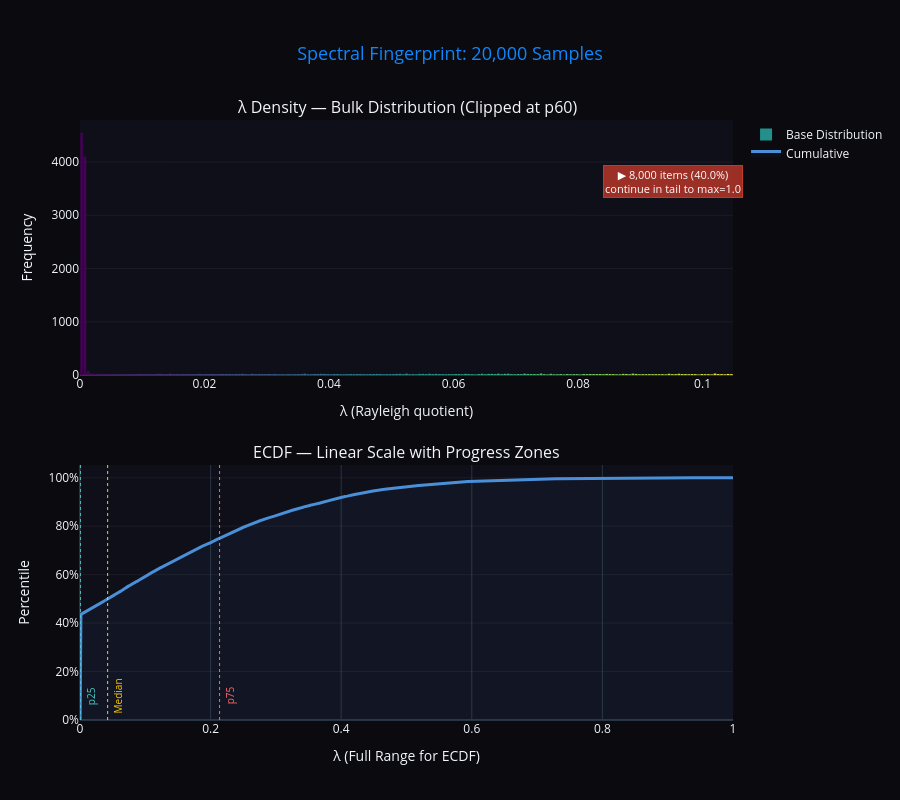

The notebook cell this image was saved under:
### Markdown cell above
### Lambdas distribution

### Code cell
import numpy as np
import plotly.graph_objects as go
from plotly.subplots import make_subplots

# Using your stats from the image_f3e3db.png terminal output
# mean: 0.128270, median: 0.045436, p95: ~0.45

# --- 1. Clipping Strategy ---
x_limit = np.percentile(lambdas, 60)  # Focus on the 95% bulk
lambdas_clipped = lambdas[lambdas <= x_limit]
tail_count = len(lambdas) - len(lambdas_clipped)
tail_pct = (tail_count / len(lambdas)) * 100

# Higher resolution for the bulk of the data
bins = np.linspace(0, x_limit, 200)
h, edges = np.histogram(lambdas, bins=bins)
centers = (edges[:-1] + edges[1:]) / 2

# --- 2. Figure Construction ---
fig = make_subplots(
    rows=2, cols=1,
    subplot_titles=(
        f"λ Density — Bulk Distribution (Clipped at p60)",
        "ECDF — Linear Scale with Progress Zones"
    ),
    vertical_spacing=0.15,
)

# Row 1: Histogram (Linear but Focused)
fig.add_trace(go.Bar(
    x=centers, y=h,
    name='Base Distribution',
    marker=dict(
        color=centers,
        colorscale='Viridis',
        showscale=False,
        line_width=0
    ),
    hovertemplate='λ: %{x:.4f}<br>Count: %{y}<extra></extra>',
), row=1, col=1)

# Explicit "Outlier" Indicator
fig.add_annotation(
    x=x_limit, y=max(h)*0.8,
    text=f"▶ {tail_count:,} items ({tail_pct:.1f}%)<br>continue in tail to max=1.0",
    showarrow=True, arrowhead=2, ax=-60, ay=0,
    bgcolor="rgba(192,57,43,0.8)", bordercolor="#c0392b",
    font=dict(size=11, color="white"), row=1, col=1
)

# Row 2: ECDF
sl = np.sort(lambdas)
ey = np.arange(1, len(sl)+1) / len(sl)

fig.add_trace(go.Scatter(
    x=sl, y=ey, mode='lines',
    line=dict(color='#4a90d9', width=3),
    fill='tozeroy', fillcolor='rgba(74,144,217,0.05)',
    name='Cumulative',
    hovertemplate='λ ≤ %{x:.4f}<br>Percentile: %{y:.1%}<extra></extra>'
), row=2, col=1)

# Vertical threshold lines for p25, Median, p75
for val, label, col in [
    (np.percentile(lambdas, 25), 'p25', '#4ecdc4'),
    (np.median(lambdas), 'Median', '#ffcc00'),
    (np.percentile(lambdas, 75), 'p75', '#ff6b6b'),
]:
    fig.add_vline(x=val, line_dash='dot', line_color=col, line_width=1, row=2, col=1)
    fig.add_annotation(x=val, y=0.1, text=label, font=dict(color=col, size=10), 
                       showarrow=False, textangle=-90, xshift=10, row=2, col=1)

# --- 3. Layout & Style ---
fig.update_layout(
    template="plotly_dark",
    paper_bgcolor='rgb(10, 10, 15)',
    plot_bgcolor='rgb(15, 15, 25)',
    height=800,
    title=dict(
        text=f"Spectral Fingerprint: {len(lambdas):,} Samples",
        font=dict(size=18, color="#0E87FF"), x=0.5
    ),
    margin=dict(t=120)
)

# Set the focus range
fig.update_xaxes(range=[0, x_limit], row=1, col=1, title_text="λ (Rayleigh quotient)")
fig.update_xaxes(range=[0, 1.0], row=2, col=1, title_text="λ (Full Range for ECDF)")
fig.update_yaxes(title_text="Frequency", row=1, col=1, gridcolor='rgba(255,255,255,0.05)')
fig.update_yaxes(title_text="Percentile", tickformat='.0%', row=2, col=1, gridcolor='rgba(255,255,255,0.05)')

fig.show()

### Figure 1 — Plotly figure (JSON) as saved in the notebook; plotly's stock layout.template omitted (floating-point values rounded to 4 significant figures; data arrays with more than 128 entries replaced by an {"elided": "..."} marker saying what was removed)
{"data": [{"hovertemplate": "λ: %{x:.4f}<br>Count: %{y}<extra></extra>", "marker": {"color": {"elided": "199 float values"}, "colorscale": [[0, "#440154"], [0.1111, "#482878"], [0.2222, "#3e4989"], [0.3333, "#31688e"], [0.4444, "#26828e"], [0.5556, "#1f9e89"], [0.6667, "#35b779"], [0.7778, "#6ece58"], [0.8889, "#b5de2b"], [1, "#fde725"]], "line": {"width": 0}, "showscale": false}, "name": "Base Distribution", "type": "bar", "x": {"elided": "199 float values"}, "xaxis": "x", "y": {"elided": "199 int values"}, "yaxis": "y"}, {"fill": "tozeroy", "fillcolor": "rgba(74,144,217,0.05)", "hovertemplate": "λ ≤ %{x:.4f}<br>Percentile: %{y:.1%}<extra></extra>", "line": {"color": "#4a90d9", "width": 3}, "mode": "lines", "name": "Cumulative", "type": "scatter", "x": {"elided": "20000 float values"}, "xaxis": "x2", "y": {"elided": "20000 float values"}, "yaxis": "y2"}], "layout": {"annotations": [{"font": {"size": 16}, "showarrow": false, "text": "λ Density — Bulk Distribution (Clipped at p60)", "x": 0.5, "xanchor": "center", "xref": "paper", "y": 1, "yanchor": "bottom", "yref": "paper"}, {"font": {"size": 16}, "showarrow": false, "text": "ECDF — Linear Scale with Progress Zones", "x": 0.5, "xanchor": "center", "xref": "paper", "y": 0.425, "yanchor": "bottom", "yref": "paper"}, {"arrowhead": 2, "ax": -60, "ay": 0, "bgcolor": "rgba(192,57,43,0.8)", "bordercolor": "#c0392b", "font": {"color": "white", "size": 11}, "showarrow": true, "text": "▶ 8,000 items (40.0%)<br>continue in tail to max=1.0", "x": 0.1049, "xref": "x", "y": 3640, "yref": "y"}, {"font": {"color": "#4ecdc4", "size": 10}, "showarrow": false, "text": "p25", "textangle": -90, "x": 0.0005493, "xref": "x2", "xshift": 10, "y": 0.1, "yref": "y2"}, {"font": {"color": "#ffcc00", "size": 10}, "showarrow": false, "text": "Median", "textangle": -90, "x": 0.04234, "xref": "x2", "xshift": 10, "y": 0.1, "yref": "y2"}, {"font": {"color": "#ff6b6b", "size": 10}, "showarrow": false, "text": "p75", "textangle": -90, "x": 0.2138, "xref": "x2", "xshift": 10, "y": 0.1, "yref": "y2"}], "height": 800, "margin": {"t": 120}, "paper_bgcolor": "rgb(10, 10, 15)", "plot_bgcolor": "rgb(15, 15, 25)", "shapes": [{"line": {"color": "#4ecdc4", "dash": "dot", "width": 1}, "type": "line", "x0": 0.0005493, "x1": 0.0005493, "xref": "x2", "y0": 0, "y1": 1, "yref": "y2 domain"}, {"line": {"color": "#ffcc00", "dash": "dot", "width": 1}, "type": "line", "x0": 0.04234, "x1": 0.04234, "xref": "x2", "y0": 0, "y1": 1, "yref": "y2 domain"}, {"line": {"color": "#ff6b6b", "dash": "dot", "width": 1}, "type": "line", "x0": 0.2138, "x1": 0.2138, "xref": "x2", "y0": 0, "y1": 1, "yref": "y2 domain"}], "title": {"font": {"color": "#0E87FF", "size": 18}, "text": "Spectral Fingerprint: 20,000 Samples", "x": 0.5}, "xaxis": {"anchor": "y", "domain": [0, 1], "range": [0, 0.1049], "title": {"text": "λ (Rayleigh quotient)"}}, "xaxis2": {"anchor": "y2", "domain": [0, 1], "range": [0, 1], "title": {"text": "λ (Full Range for ECDF)"}}, "yaxis": {"anchor": "x", "domain": [0.575, 1], "gridcolor": "rgba(255,255,255,0.05)", "title": {"text": "Frequency"}}, "yaxis2": {"anchor": "x2", "domain": [0, 0.425], "gridcolor": "rgba(255,255,255,0.05)", "tickformat": ".0%", "title": {"text": "Percentile"}}}}
